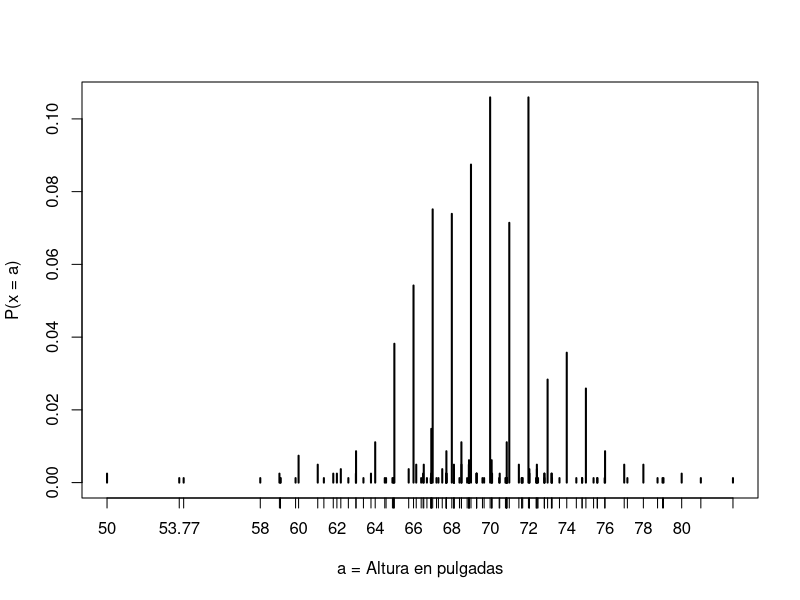

Here is the R script that generated this plot:
library(tidyverse)
library(dslabs)
data(heights)
#extraemos las alturas en un vector
x <- heights %>% filter(sex == "Male") %>% pull(height)
#estimamos la probabilidad
1 - pnorm(70.5, mean(x), sd(x))
#grafica de la distribucion de probabilidad
plot(prop.table(table(x)), xlab = "a = Altura en pulgadas", ylab = "P(x = a)")
# Probabilidades de los datos actuales donde las distancioas contienen un entero
mean(x <= 68.5) - mean(x <= 67.5)
mean(x <= 69.5) - mean(x <= 68.5)
mean(x <= 70.5) - mean(x <= 69.5)
# Probabilidades con la aproximacion normal
pnorm(68.5, mean(x), sd(x)) - pnorm(67.5, mean(x), sd(x))
pnorm(69.5, mean(x), sd(x)) - pnorm(68.5, mean(x), sd(x))
pnorm(70.5, mean(x), sd(x)) - pnorm(69.5, mean(x), sd(x))
# probabilidades en otros rangos
mean(x <= 70.9) - mean(x <= 70.1)
#no coinciden tan bien
pnorm(70.9, mean(x), sd(x)) - pnorm(70.1, mean(x), sd(x))
